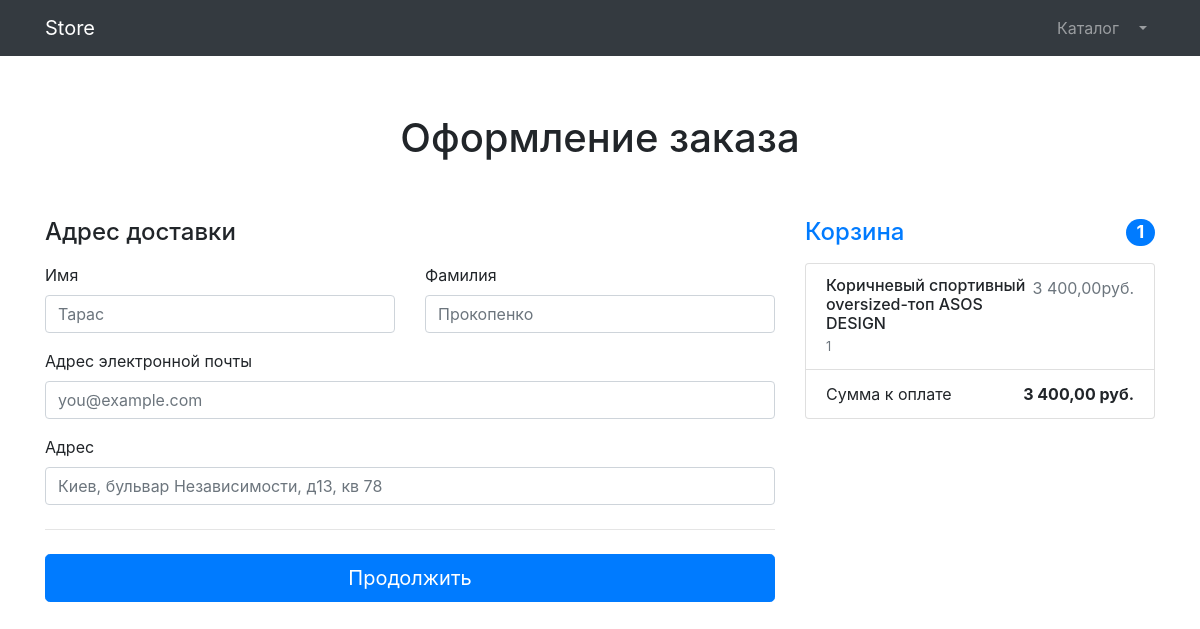
The page /orders/order-create/ (signed in) on the database as committed earlier.
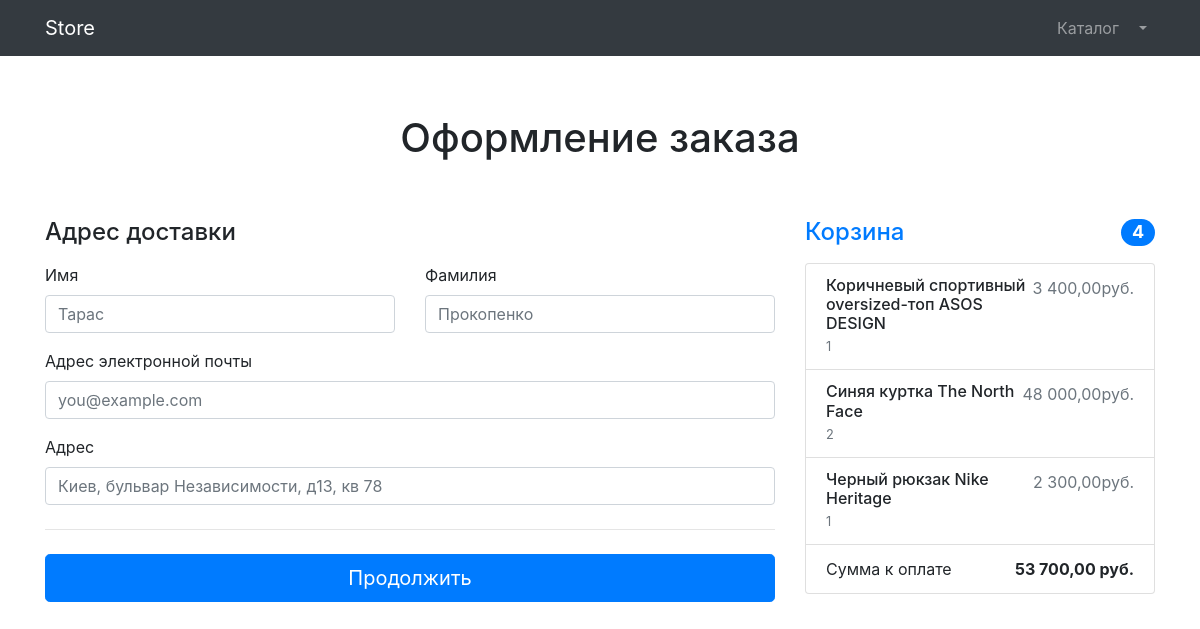
The same page on the database as committed later.
### products/models.py (models this page shows, shortened)
class Basket(models.Model):
    user = models.ForeignKey(to=User, on_delete=models.CASCADE)
    product = models.ForeignKey(to=Product, on_delete=models.CASCADE)
    quantity = models.PositiveSmallIntegerField(default=0)
    created_timestamp = models.DateTimeField(auto_now_add=True)
    objects = BasketQuerySet.as_manager()
    def summa(self):
        return self.product.price * self.quantity

class Product(models.Model):
    name = models.CharField(max_length=256)
    slug = models.SlugField(max_length=256, unique=True, db_index=True)
    description = models.TextField()
    price = models.DecimalField(max_digits=10, decimal_places=2)
    quantity = models.PositiveIntegerField(default=0)
    image = models.ImageField(upload_to='products_images')
    category = models.ForeignKey(to=ProductCategory, on_delete=models.CASCADE)
    is_visible = models.BooleanField(default=True)
    position = models.PositiveSmallIntegerField()
    class Meta:
        verbose_name = 'Product'
        verbose_name_plural = 'Products'

### orders/views.py (the view, shortened to what this page needs)
# urls.py: path('order-create/', OrderCreateView.as_view(), name='order-create'),
class OrderCreateView(TitleMixin, CreateView):
    template_name = 'orders/order-create.html'
    form_class = OrderForm
    success_url = reverse_lazy('orders:order-create')
    title = 'Store - Оформление заказа'

### orders/forms.py
class OrderForm(forms.ModelForm):
    first_name = forms.CharField(widget=forms.TextInput(attrs={'class': 'form-control', 'placeholder': 'Тарас'}))
    last_name = forms.CharField(widget=forms.TextInput(attrs={'class': 'form-control', 'placeholder': 'Прокопенко'}))
    email = forms.EmailField(widget=forms.EmailInput(attrs={'class': 'form-control', 'placeholder': 'you@example.com'}))
    address = forms.CharField(widget=forms.TextInput(attrs={
        'class': 'form-control', 'placeholder': 'Киев, бульвар Независимости, д13, кв 78',
    }))
    class Meta:
        model = Order
        fields = ('first_name', 'last_name', 'email', 'address')

### common/views.py (called while the page is built)
    def get_context_data(self, **kwargs):
        context = super(TitleMixin, self).get_context_data(**kwargs)
        context['title'] = self.title
        return context

### products/context_processors.py (called while the page is built)
def baskets(request):
    user = request.user
    return {'baskets': Basket.objects.filter(user=user) if user.is_authenticated else []}

### products/models.py (called while the page is built)
    def total_sum(self):
        return sum(basket.summa() for basket in self)

    def total_quantity(self):
        return sum(basket.quantity for basket in self)

### orders/templates/orders/order-create.html (shortened to what this page needs)
{% extends 'products/base.html' %}
{% load humanize %}
{% block content %}
    <section>
    <div class="alert alert-warning text-center" role="alert">
    </div>
    <div class="container">
        <div class="py-5 text-center">
            <h1>Оформление заказа</h1>
        </div>
        <div class="row g-5">
            <div class="col-md-5 col-lg-4 order-md-last">
                <h4 class="d-flex justify-content-between align-items-center mb-3">
                    <span class="text-primary">Корзина</span>
                    <span class="badge badge-primary badge-pill text-white">{{ baskets.total_quantity }}</span>
                </h4>
                <ul class="list-group mb-3">
                    {% for basket in baskets %}
                        <li class="list-group-item d-flex justify-content-between lh-sm">
                        <div>
                            <h6 class="my-0">{{ basket.product.name }}</h6>
                            <small class="text-muted">{{ basket.quantity }}</small>
                        </div>
                        <span class="text-muted">{{ basket.summa|intcomma }}руб.</span>
                    </li>
                    {% endfor %}
                    <li class="list-group-item d-flex justify-content-between">
                        <span>Сумма к оплате</span>
                        <strong>{{ baskets.total_sum|intcomma }} руб.</strong>
                    </li>
                </ul>
            </div>
            <div class="col-md-7 col-lg-8">
                <h4 class="mb-3">Адрес доставки</h4>
                <form action="{% url 'orders:order-create' %}" method="post">
                    <div class="row g-3">
                        <div class="col-sm-6">
                            <label for="{{ form.first.name.id_for_label }}" class="form-label">Имя</label>
                            {{ form.first_name }}
                        </div>
                        <div class="col-sm-6">
                            <label for="{{ form.last_name.id_for_label }}" class="form-label">Фамилия</label>
                            {{ form.last_name }}
                        </div>
                        <div class="col-12 mt-3">
                            <label for="{{ form.email.id_for_label }}" class="form-label">Адрес электронной почты</label>
                           {{ form.email }}
                        </div>
                        <div class="col-12 mt-3">
                            <label for="{{ form.email.address }}" class="form-label">Адрес</label>
                            {{ form.address }}
                        </div>
                    </div>
                    <hr class="my-4">
                    <button class="w-100 btn btn-primary btn-lg" type="submit">Продолжить</button>
                </form>
            </div>
        </div>
    </div>
    </section>
{% endblock %}

### products/templates/products/base.html (shortened to what this page needs)
{% load static %}
<!DOCTYPE html>
<html lang="en">
<head>
    <link href="{% static 'vendor/bootstrap/css/bootstrap.min.css' %}" rel="stylesheet">
</head>
<body>
<nav class="navbar navbar-expand-lg navbar-dark bg-dark fixed-top">
    <div class="container">
        <a class="navbar-brand" href="{% url 'index' %}">Store</a>
        <div class="collapse navbar-collapse" id="navbarResponsive">
            <ul class="navbar-nav ml-auto">
                <li class="nav-item">
                    <a class="nav-link" href="{% url 'products:index' %}">Каталог  </a>
                </li>
                {% if user.is_authenticated %}
                    <li class="nav-item dropdown">
                    <a class="nav-link dropdown-toggle" href="#" id="navbarDropdown" role="button"
                       data-bs-toggle="dropdown" aria-expanded="false">
                    </a>
                </li>
                {% else %}
                    <li class="nav-item">
                    <a class="nav-link" href="{% url 'users:login' %}">Войти <i class="fas fa-sign-in-alt"></i></a>
                </li>
                {% endif %}
            </ul>
        </div>
    </div>
</nav>
{% block content %} {% endblock %}
</body>
</html>

Rows that differ between the two databases and show on the page:
computed for Basket "Коричневый спортивный oversized-топ ASOS DESIGN": total_quantity "1" → "4"; total_sum "3 400,00" → "53 700,00"
added Basket: product.name "Синяя куртка The North Face", quantity "2", summa "48 000,00"
added Basket: product.name "Черный рюкзак Nike Heritage", quantity "1", summa "2 300,00"
